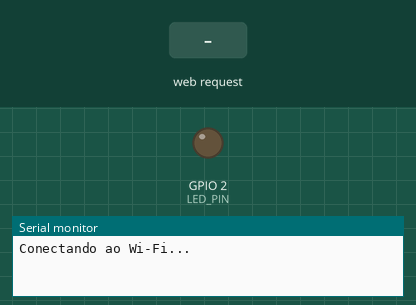
This sketch was run on a simulated ESP32. Parts: output pins drawn as LEDs (lit = HIGH), the last lines printed to the serial monitor. Inputs (shaded band) come from the test bench. WiFi joins after 1.5 s; servers stay silent unless stated; random numbers use the default seed unless the sketch sets one.

Above: at 1.2 s.
1.3 s: HTTP request GET /api/control?state=off received
At 2.4 s:
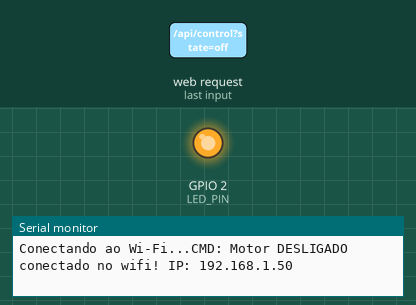
2.8 s: HTTP request GET /api/control?state=on received
At 3.6 s:
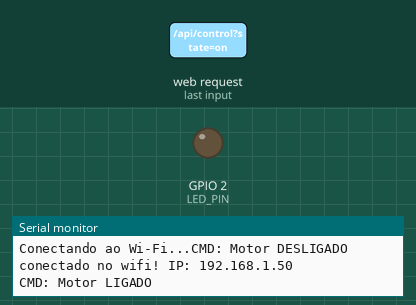
Timing chart, 0 to 5.8 s (numbered marks = the images above; inputs shaded):
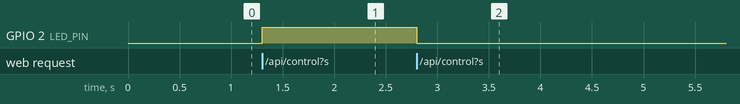

The sketch:

servidorHttp.ino
```cpp
// DASHBOARD DE TEMPERATURA

/**
 * @author    patrosque
 * @brief     API RESTful Assíncrona para Dashboard Industrial.
 * Implementa endpoints JSON para leitura de sensores e
 * controle de atuadores via protocolo HTTP.
 * * @version   1.2.0
 * @date      2026-01-15
 * * @history
 * v1.0.0 - 2026-01-10 - Implementação básica do WebServer.
 * v1.1.0 - 2026-01-12 - Adição da biblioteca ArduinoJson e endpoint /status.
 * v1.2.0 - 2026-01-15 - Implementação de CORS, WiFiEvent e Hardware Loop não-bloqueante.
 */

#include <WiFi.h>
#include <ESPAsyncWebServer.h>
#include <ArduinoJson.h>
#include "env.h"

#define LED_PIN 2

AsyncWebServer server(80);                                      //Cria uma nova instância do objeto e inicia na porta 80 (padrão mundia para http)

float temperaturaAtual = 0.0;                                   //variável para guardar os valores de temperatura
bool motorLigado = false;                                       //variável para guardar o valor de ligado/desligado

void lerSensores() {                                            //Função para simular os valores de temperatura (vocês deverão substituir por uma leitura real)
  temperaturaAtual = random(200, 450) / 10.0;
}

void WiFiEvent(WiFiEvent_t event) {                                           //callback para tentar reconectar no wifi
    switch(event) {
        case ARDUINO_EVENT_WIFI_STA_GOT_IP:
            Serial.println("conectado no wifi! IP: " + WiFi.localIP().toString());
            break;
        case ARDUINO_EVENT_WIFI_STA_DISCONNECTED:
            Serial.println("desconectado do wifi, tentando novamente...");
            WiFi.reconnect();                                                 // Tenta voltar sozinho
            break;
    }
}

void setup() {
  Serial.begin(115200);
  pinMode(LED_PIN, OUTPUT);
  digitalWrite(LED_PIN, LOW);
  WiFi.onEvent(WiFiEvent);
  WiFi.mode(WIFI_STA);
  WiFi.begin(WIFI_SSID, WIFI_PASS);                            //Inicia o wifi com os argumentos do arquivo "env.h"

  Serial.print("Conectando ao Wi-Fi...");
  criaServidor();
}

void loop() {
  //n precisa de nada pois tá tudo com "callback"
}

void criaServidor(){
  /*
  DefaultHeaders -> classe definida em "ESPAsyncWebServer"
  Instance()     -> retorna a instancia do objeto (design pattern ->> singleton)
  .addHeader     -> chama o método dele
  Access-Control-Allow-Origin     ->> é uma string do protocolo global http que significa "permitir a origem de..."
  como usamos "*" dentro do método, signfica que não temos restrição de origem, então qualquer um pode ler a resposta (acessar os dados)

  do mesmo modo, "Access-Control-Allow-Methods" permitir que a origem utilize esses métodos, ai restringimos para GET, POST e PUT
  */
  DefaultHeaders::Instance().addHeader("Access-Control-Allow-Origin", "*");
  DefaultHeaders::Instance().addHeader("Access-Control-Allow-Methods", "GET, POST, PUT");

  server.on("/api/status", HTTP_GET, [](AsyncWebServerRequest *request){  //define Rota + Verbo (GET)

    lerSensores();                                                        //atualiza as variáveis globais AGORA

    JsonDocument doc;                                                     // instancia o objeto manipulador de JSON (Gerencia alocação de memória).

    doc["temp"] = temperaturaAtual;                                       // a biblioteca detecta o tipo da variável automaticamente.
    doc["rele"] = motorLigado;                                            // booleanos são convertidos automaticamente para "true"/"false".

    doc["ip"] = WiFi.localIP().toString();                                //IP da placa para debug.
    doc["uptime"] = millis() / 1000;                                      //Tempo de atividade em segundos.
    doc["memoria_livre"] = ESP.getFreeHeap();                             //Monitoramento de RAM livre

    /* visualização do objeto "doc"
       {
         "temp": 24.5,
         "rele": true,
         "ip": "192.168.0.105",
         "uptime": 150,
         "memoria_livre": 200000
       }
    */

    String response;                                                    // String vazia que servirá de buffer.

    serializeJson(doc, response);                                       //Transforma o Objeto C/C++ em Texto

    /*
    Envia o pacote HTTP de volta:
    - Status 200: OK (Sucesso).
    - "application/json": Avisa o cliente para tratar como Objeto, não como HTML.
    - Payload: O texto JSON gerado acima.
    */
    request->send(200, "application/json", response);
  });

  server.on("/api/control", HTTP_GET, [](AsyncWebServerRequest *request){

    //verifica se o parâmetro "state" existe na URL para evitar erros de ponteiro nulo
    if (request->hasParam("state")) {


      String valor = request->getParam("state")->value();            // Busca o valor associado à chave "state". O operador "->" acessa o método do objeto apontado

      if (valor == "on") {
        motorLigado = true;                                          // Atualiza estado lógico (Memória)
        digitalWrite(LED_PIN, 0);                                    // Atualiza estado físico (Hardware)
        Serial.println("CMD: Motor LIGADO");                         // "motor" liga com 0, pois usei o LED buildin pra representar e ele tem lógica invertida
      }
      else if (valor == "off") {
        motorLigado = false;
        digitalWrite(LED_PIN, 1);
        Serial.println("CMD: Motor DESLIGADO");
      }


      request->send(200, "text/plain", "OK");                       // HTTP 200 (OK): Confirma para o Frontend que o comando foi processado
    }
    else {
      request->send(400, "text/plain", "Erro: Parametro 'state' obrigatorio");  // HTTP 400 (Bad Request): O cliente fez uma requisição malformada (esqueceu o parâmetro).
    }
  });

  /*isso aqui só serve pra avisar quem acessar "192.168.1.0/" que na verdade o correto é "192.168.1.0/api/status"
  */
  server.on("/", HTTP_GET, [](AsyncWebServerRequest *request){
    request->send(200, "text/plain", "API bigode online. Acesse /api/status no seu Dashboard.");
  });
  server.begin();                                                   //logicamente inicia o servidor
}
```

env.h
```cpp
#ifndef ENV_H
#define ENV_H

#define WIFI_SSID "BTIA_SON5CT"
#define WIFI_PASS "IUVr4qSh8kQe"

#endif
```

Measured:
- after the input at 1.3 s, GPIO 2 (LED_PIN): LOW → HIGH at once
- after the input at 2.8 s, GPIO 2 (LED_PIN): HIGH → LOW at once
